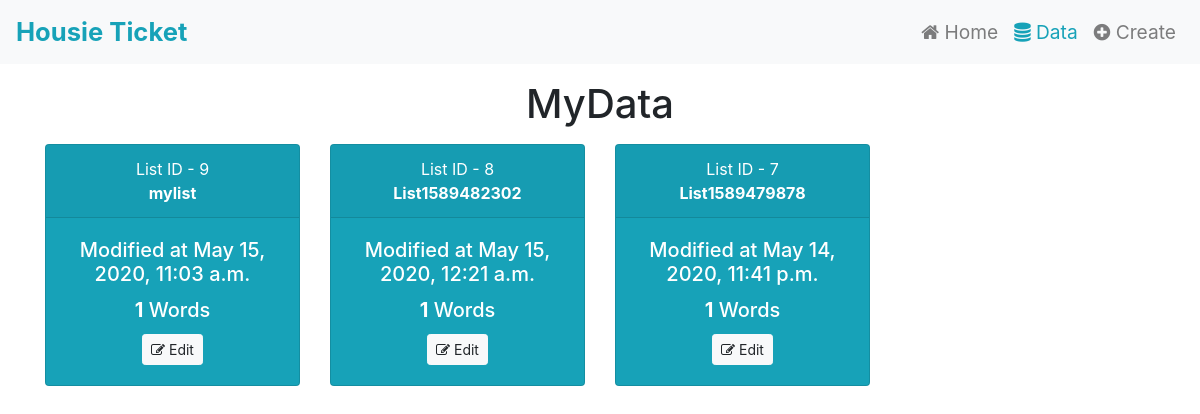
The page /data on the database as committed earlier.
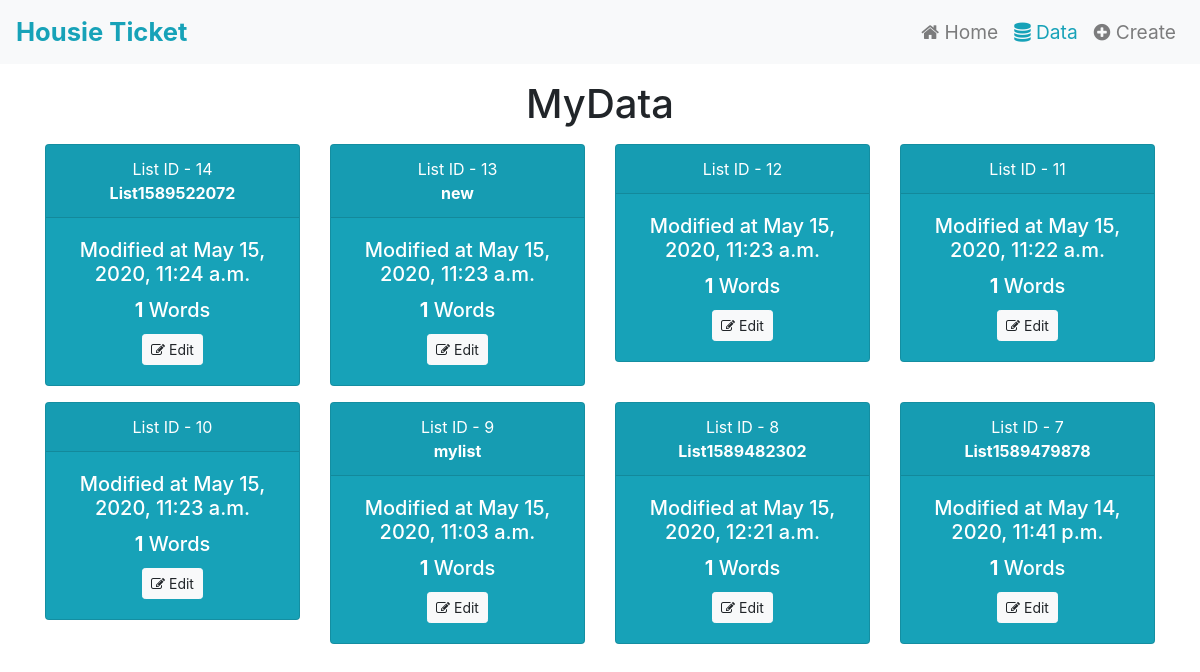
The same page on the database as committed later.
### main/models.py (models this page shows)
class List(models.Model):
    list_name = models.CharField(max_length=100)
    total_words = models.PositiveIntegerField(default=1)
    footer = models.CharField(max_length=1000)
    date = models.DateTimeField(auto_now=True)

### main/views.py (the view, shortened to what this page needs)
# urls.py: path('data', views.data),
def data(request):
    delete = False
    del_list = None
    list_obj = List.objects.all().order_by('-id'),
    mylist = {}
    for l in list_obj[0]:
        mylist[l] = [w for w in Word.objects.filter(list_id=l.id).order_by('id')]
    params = {
        'list': mylist,
        'alart' : delete,
        'del_list': del_list
    }
    return render(request, 'main/data.html', params)

### main/templates/main/data.html (shortened to what this page needs)
{% extends 'main/base.html' %}
{% block data %}active{% endblock %}
{% block content %}
<div class="container text-center">
    <h1 class="m-3">MyData</h1>
    <div class="row">
        {% for i,j in list.items %}
        <div class="col-6 col-md-3">
            <div class="card text-white bg-info mb-3" style="max-width: 18rem;">
                <div class="card-header">
                    List ID - {{i.id}}<br>
                    <b>{{i.list_name}}</b>
                </div>
                <div class="card-body">
                    <h5 class="card-title">Modified at {{i.date}}</h5>
                    <h5 class="card-title"><b>{{i.total_words}}</b> Words</h5>
                    <button type="button" class="btn btn-sm btn-light" data-toggle="modal" data-target="#exampleModalLong{{forloop.counter}}"><span class="fa fa-edit"> </span> Edit</button>
                </div>
            </div>
        </div>
        {% endfor %}
    </div>
</div>
{% endblock %}

### main/templates/main/base.html (shortened to what this page needs)
<!DOCTYPE html>
<html lang="en">
<head>
    <link rel="stylesheet" href="https://cdnjs.cloudflare.com/ajax/libs/font-awesome/4.7.0/css/font-awesome.min.css">
    <link rel="stylesheet" href="https://stackpath.bootstrapcdn.com/bootstrap/4.3.1/css/bootstrap.min.css">
</head>
<body>
    <nav class="navbar navbar-expand-lg navbar-light bg-light">
        <a class="navbar-brand" href="/" style="font-size:160%;color : #17A2B8;"><b>Housie Ticket</b></a>
        <div>
            <ul class="navbar-nav mr-auto">
                <li class="nav-item {% block home %}{% endblock %}">
                    <a class="nav-link" href="/" style="font-size:120%;"><span class="fa fa-home"></span> Home</a>
                </li>
                <li class="nav-item {% block data %}{% endblock %}">
                    <a class="nav-link" href="/data" style="font-size:120%;"><span class="fa fa-database"></span> Data</a>
                </li>
                <li class="nav-item {% block create %}{% endblock %}">
                    <a class="nav-link" href="/create" style="font-size:120%;"><span class="fa fa-plus-circle"></span> Create</a>
                </li>
            </ul>
        </div>
    </nav>
    {%block content%}
    {%endblock%}
    {%load static%}
</body>
</html>

### main/templates/main/base.html (style rules this page uses)
.navbar-light .navbar-nav .active>.nav-link, .navbar-light .navbar-nav .nav-link.active, .navbar-light .navbar-nav .nav-link.show, .navbar-light .navbar-nav .show>.nav-link { color : #17A2B8; }

Rows that differ between the two databases and show on the page:
added List: id "14", list_name "List1589522072", date "May 15, 2020, 11:24 a.m.", total_words "1"
added List: id "13", list_name "new", date "May 15, 2020, 11:23 a.m.", total_words "1"
added List: id "12", date "May 15, 2020, 11:23 a.m.", total_words "1"
added List: id "11", date "May 15, 2020, 11:22 a.m.", total_words "1"
added List: id "10", date "May 15, 2020, 11:23 a.m.", total_words "1"
